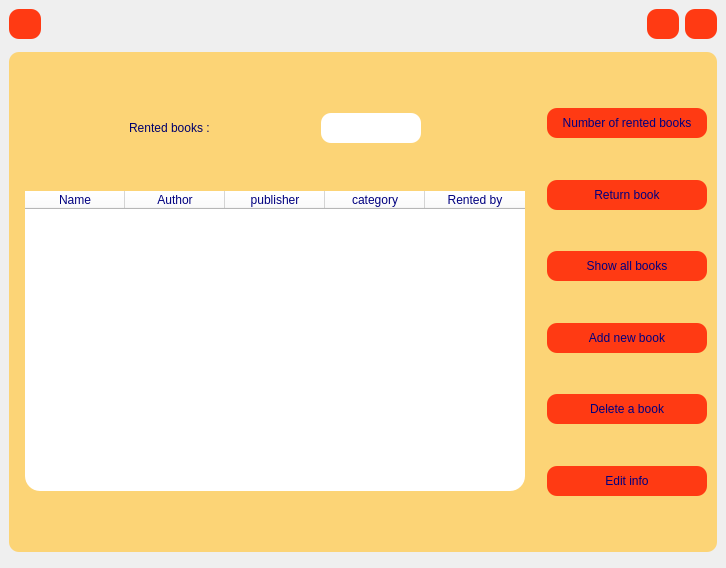
<?xml version="1.0" encoding="UTF-8"?>
<ui version="4.0">
 <class>adminform</class>
 <widget class="QMainWindow" name="adminform">
  <property name="geometry">
   <rect>
    <x>0</x>
    <y>0</y>
    <width>726</width>
    <height>568</height>
   </rect>
  </property>
  <property name="windowTitle">
   <string>MainWindow</string>
  </property>
  <property name="styleSheet">
   <string notr="true">#adminform
{
border-image :  url(:/images/images/2995229_orig.jpg)
}
QPushButton
{
background-color:rgb(255, 58, 19);
border-radius : 10px;
}
QPushButton:hover{
background-color: rgb(249, 255, 198);
}</string>
  </property>
  <widget class="QWidget" name="centralwidget">
   <layout class="QVBoxLayout" name="verticalLayout_2">
    <item>
     <layout class="QHBoxLayout" name="horizontalLayout">
      <property name="topMargin">
       <number>0</number>
      </property>
      <item>
       <widget class="QPushButton" name="back">
        <property name="minimumSize">
         <size>
          <width>30</width>
          <height>30</height>
         </size>
        </property>
        <property name="cursor">
         <cursorShape>PointingHandCursor</cursorShape>
        </property>
        <property name="toolTip">
         <string>back</string>
        </property>
        <property name="text">
         <string/>
        </property>
        <property name="icon">
         <iconset resource="rec.qrc">
          <normaloff>:/images/images/return.png</normaloff>:/images/images/return.png</iconset>
        </property>
        <property name="iconSize">
         <size>
          <width>16</width>
          <height>16</height>
         </size>
        </property>
       </widget>
      </item>
      <item>
       <spacer name="horizontalSpacer">
        <property name="orientation">
         <enum>Qt::Horizontal</enum>
        </property>
        <property name="sizeHint" stdset="0">
         <size>
          <width>40</width>
          <height>20</height>
         </size>
        </property>
       </spacer>
      </item>
      <item>
       <widget class="QPushButton" name="pushButton_2">
        <property name="minimumSize">
         <size>
          <width>30</width>
          <height>30</height>
         </size>
        </property>
        <property name="cursor">
         <cursorShape>PointingHandCursor</cursorShape>
        </property>
        <property name="text">
         <string/>
        </property>
        <property name="icon">
         <iconset resource="rec.qrc">
          <normaloff>:/icones/images/786263.png</normaloff>:/icones/images/786263.png</iconset>
        </property>
        <property name="iconSize">
         <size>
          <width>30</width>
          <height>30</height>
         </size>
        </property>
       </widget>
      </item>
      <item>
       <widget class="QPushButton" name="close">
        <property name="minimumSize">
         <size>
          <width>30</width>
          <height>30</height>
         </size>
        </property>
        <property name="cursor">
         <cursorShape>PointingHandCursor</cursorShape>
        </property>
        <property name="toolTip">
         <string>close</string>
        </property>
        <property name="text">
         <string/>
        </property>
        <property name="icon">
         <iconset resource="rec.qrc">
          <normaloff>:/icones/images/delete-sign.png</normaloff>:/icones/images/delete-sign.png</iconset>
        </property>
        <property name="iconSize">
         <size>
          <width>30</width>
          <height>30</height>
         </size>
        </property>
       </widget>
      </item>
     </layout>
    </item>
    <item>
     <spacer name="verticalSpacer_2">
      <property name="orientation">
       <enum>Qt::Vertical</enum>
      </property>
      <property name="sizeHint" stdset="0">
       <size>
        <width>20</width>
        <height>40</height>
       </size>
      </property>
     </spacer>
    </item>
    <item>
     <widget class="QWidget" name="horizontalWidget_2" native="true">
      <property name="styleSheet">
       <string notr="true">QWidget{
color:rgb(0, 0, 127);
background-color: rgba(255, 205, 88,0.8);
border-radius : 10px;

}
QLineEdit
{
background-color: white;
border-radius : 10px;
}

QPushButton
{
background-color:rgb(255, 58, 19);
border-radius : 10px;
}
QPushButton:hover{
background-color:  rgb(139, 193, 14);
}
QLabel
{
background-color: rgba(255, 205, 88,0.3);
color:rgb(0, 0, 107);
}
</string>
      </property>
      <layout class="QHBoxLayout" name="horizontalLayout_3">
       <property name="topMargin">
        <number>20</number>
       </property>
       <property name="bottomMargin">
        <number>20</number>
       </property>
       <item>
        <spacer name="horizontalSpacer_3">
         <property name="orientation">
          <enum>Qt::Horizontal</enum>
         </property>
         <property name="sizeHint" stdset="0">
          <size>
           <width>40</width>
           <height>20</height>
          </size>
         </property>
        </spacer>
       </item>
       <item>
        <layout class="QVBoxLayout" name="vl">
         <property name="rightMargin">
          <number>0</number>
         </property>
         <item>
          <spacer name="verticalSpacer_12">
           <property name="orientation">
            <enum>Qt::Vertical</enum>
           </property>
           <property name="sizeHint" stdset="0">
            <size>
             <width>20</width>
             <height>10</height>
            </size>
           </property>
          </spacer>
         </item>
         <item>
          <layout class="QHBoxLayout" name="horizontalLayout_7">
           <property name="topMargin">
            <number>0</number>
           </property>
           <item>
            <spacer name="horizontalSpacer_5">
             <property name="orientation">
              <enum>Qt::Horizontal</enum>
             </property>
             <property name="sizeHint" stdset="0">
              <size>
               <width>40</width>
               <height>20</height>
              </size>
             </property>
            </spacer>
           </item>
           <item>
            <widget class="QLabel" name="label">
             <property name="styleSheet">
              <string notr="true">background-color: rgba(255, 205, 88,0.0);
</string>
             </property>
             <property name="text">
              <string>Rented books :</string>
             </property>
            </widget>
           </item>
           <item>
            <spacer name="horizontalSpacer_9">
             <property name="orientation">
              <enum>Qt::Horizontal</enum>
             </property>
             <property name="sizeHint" stdset="0">
              <size>
               <width>40</width>
               <height>20</height>
              </size>
             </property>
            </spacer>
           </item>
           <item>
            <widget class="QTextBrowser" name="rentbook">
             <property name="sizePolicy">
              <sizepolicy hsizetype="Minimum" vsizetype="Fixed">
               <horstretch>0</horstretch>
               <verstretch>0</verstretch>
              </sizepolicy>
             </property>
             <property name="minimumSize">
              <size>
               <width>50</width>
               <height>5</height>
              </size>
             </property>
             <property name="maximumSize">
              <size>
               <width>100</width>
               <height>30</height>
              </size>
             </property>
             <property name="styleSheet">
              <string notr="true">background-color:white;</string>
             </property>
            </widget>
           </item>
           <item>
            <spacer name="horizontalSpacer_7">
             <property name="orientation">
              <enum>Qt::Horizontal</enum>
             </property>
             <property name="sizeHint" stdset="0">
              <size>
               <width>40</width>
               <height>20</height>
              </size>
             </property>
            </spacer>
           </item>
          </layout>
         </item>
         <item>
          <spacer name="verticalSpacer_8">
           <property name="orientation">
            <enum>Qt::Vertical</enum>
           </property>
           <property name="sizeHint" stdset="0">
            <size>
             <width>20</width>
             <height>30</height>
            </size>
           </property>
          </spacer>
         </item>
         <item>
          <widget class="QTableWidget" name="table">
           <property name="sizePolicy">
            <sizepolicy hsizetype="Minimum" vsizetype="Fixed">
             <horstretch>0</horstretch>
             <verstretch>0</verstretch>
            </sizepolicy>
           </property>
           <property name="minimumSize">
            <size>
             <width>500</width>
             <height>300</height>
            </size>
           </property>
           <property name="styleSheet">
            <string notr="true">background-color:white;
border-radius : 15px;</string>
           </property>
           <column>
            <property name="text">
             <string>Name</string>
            </property>
           </column>
           <column>
            <property name="text">
             <string>Author</string>
            </property>
           </column>
           <column>
            <property name="text">
             <string>publisher</string>
            </property>
           </column>
           <column>
            <property name="text">
             <string>category</string>
            </property>
           </column>
           <column>
            <property name="text">
             <string>Rented by</string>
            </property>
           </column>
          </widget>
         </item>
         <item>
          <spacer name="verticalSpacer_11">
           <property name="orientation">
            <enum>Qt::Vertical</enum>
           </property>
           <property name="sizeHint" stdset="0">
            <size>
             <width>20</width>
             <height>40</height>
            </size>
           </property>
          </spacer>
         </item>
        </layout>
       </item>
       <item>
        <spacer name="horizontalSpacer_8">
         <property name="orientation">
          <enum>Qt::Horizontal</enum>
         </property>
         <property name="sizeHint" stdset="0">
          <size>
           <width>40</width>
           <height>20</height>
          </size>
         </property>
        </spacer>
       </item>
       <item>
        <widget class="QWidget" name="v3" native="true">
         <property name="sizePolicy">
          <sizepolicy hsizetype="Minimum" vsizetype="Fixed">
           <horstretch>0</horstretch>
           <verstretch>0</verstretch>
          </sizepolicy>
         </property>
         <property name="minimumSize">
          <size>
           <width>170</width>
           <height>170</height>
          </size>
         </property>
         <property name="maximumSize">
          <size>
           <width>200</width>
           <height>16777215</height>
          </size>
         </property>
         <property name="styleSheet">
          <string notr="true">QWidget{
color:rgb(0, 0, 127);
background-color: rgba(255, 205, 88,0);
border-radius : 10px;

}
QLineEdit
{
background-color: white;
border-radius : 10px;
}

QPushButton
{
background-color:rgb(255, 58, 19);
border-radius : 10px;
}
QPushButton:hover{
background-color:  rgb(139, 193, 14);
}
QLabel
{
background-color: rgba(255, 205, 88,0.3);
color:rgb(0, 0, 107);
}
</string>
         </property>
         <layout class="QVBoxLayout" name="verticalLayout_3">
          <property name="topMargin">
           <number>1</number>
          </property>
          <property name="rightMargin">
           <number>1</number>
          </property>
          <property name="bottomMargin">
           <number>1</number>
          </property>
          <item>
           <spacer name="verticalSpacer_3">
            <property name="orientation">
             <enum>Qt::Vertical</enum>
            </property>
            <property name="sizeHint" stdset="0">
             <size>
              <width>20</width>
              <height>40</height>
             </size>
            </property>
           </spacer>
          </item>
          <item>
           <widget class="QPushButton" name="number">
            <property name="minimumSize">
             <size>
              <width>160</width>
              <height>30</height>
             </size>
            </property>
            <property name="text">
             <string>Number of rented books</string>
            </property>
           </widget>
          </item>
          <item>
           <spacer name="verticalSpacer_10">
            <property name="orientation">
             <enum>Qt::Vertical</enum>
            </property>
            <property name="sizeHint" stdset="0">
             <size>
              <width>20</width>
              <height>40</height>
             </size>
            </property>
           </spacer>
          </item>
          <item>
           <widget class="QPushButton" name="returnbook">
            <property name="minimumSize">
             <size>
              <width>160</width>
              <height>30</height>
             </size>
            </property>
            <property name="text">
             <string>Return book</string>
            </property>
           </widget>
          </item>
          <item>
           <spacer name="verticalSpacer_9">
            <property name="orientation">
             <enum>Qt::Vertical</enum>
            </property>
            <property name="sizeHint" stdset="0">
             <size>
              <width>20</width>
              <height>40</height>
             </size>
            </property>
           </spacer>
          </item>
          <item>
           <layout class="QHBoxLayout" name="horizontalLayout_2">
            <property name="topMargin">
             <number>0</number>
            </property>
            <item>
             <widget class="QPushButton" name="showall">
              <property name="minimumSize">
               <size>
                <width>160</width>
                <height>30</height>
               </size>
              </property>
              <property name="cursor">
               <cursorShape>PointingHandCursor</cursorShape>
              </property>
              <property name="toolTip">
               <string>click to show</string>
              </property>
              <property name="text">
               <string>Show all books</string>
              </property>
             </widget>
            </item>
           </layout>
          </item>
          <item>
           <spacer name="verticalSpacer_7">
            <property name="orientation">
             <enum>Qt::Vertical</enum>
            </property>
            <property name="sizeHint" stdset="0">
             <size>
              <width>20</width>
              <height>40</height>
             </size>
            </property>
           </spacer>
          </item>
          <item>
           <layout class="QHBoxLayout" name="horizontalLayout_4">
            <property name="topMargin">
             <number>0</number>
            </property>
            <item>
             <widget class="QPushButton" name="add">
              <property name="minimumSize">
               <size>
                <width>160</width>
                <height>30</height>
               </size>
              </property>
              <property name="cursor">
               <cursorShape>PointingHandCursor</cursorShape>
              </property>
              <property name="toolTip">
               <string>click to add</string>
              </property>
              <property name="text">
               <string>Add new book</string>
              </property>
             </widget>
            </item>
           </layout>
          </item>
          <item>
           <spacer name="verticalSpacer_4">
            <property name="orientation">
             <enum>Qt::Vertical</enum>
            </property>
            <property name="sizeHint" stdset="0">
             <size>
              <width>20</width>
              <height>40</height>
             </size>
            </property>
           </spacer>
          </item>
          <item>
           <layout class="QHBoxLayout" name="horizontalLayout_5">
            <property name="topMargin">
             <number>0</number>
            </property>
            <item>
             <widget class="QPushButton" name="delete_2">
              <property name="minimumSize">
               <size>
                <width>160</width>
                <height>30</height>
               </size>
              </property>
              <property name="cursor">
               <cursorShape>PointingHandCursor</cursorShape>
              </property>
              <property name="toolTip">
               <string>click to delete</string>
              </property>
              <property name="text">
               <string>Delete a book</string>
              </property>
             </widget>
            </item>
           </layout>
          </item>
          <item>
           <spacer name="verticalSpacer_5">
            <property name="orientation">
             <enum>Qt::Vertical</enum>
            </property>
            <property name="sizeHint" stdset="0">
             <size>
              <width>20</width>
              <height>40</height>
             </size>
            </property>
           </spacer>
          </item>
          <item>
           <layout class="QHBoxLayout" name="horizontalLayout_6">
            <property name="topMargin">
             <number>0</number>
            </property>
            <item>
             <widget class="QPushButton" name="edit">
              <property name="minimumSize">
               <size>
                <width>160</width>
                <height>30</height>
               </size>
              </property>
              <property name="cursor">
               <cursorShape>PointingHandCursor</cursorShape>
              </property>
              <property name="toolTip">
               <string>click to edit</string>
              </property>
              <property name="text">
               <string>Edit info</string>
              </property>
             </widget>
            </item>
           </layout>
          </item>
          <item>
           <spacer name="verticalSpacer_6">
            <property name="orientation">
             <enum>Qt::Vertical</enum>
            </property>
            <property name="sizeHint" stdset="0">
             <size>
              <width>20</width>
              <height>40</height>
             </size>
            </property>
           </spacer>
          </item>
         </layout>
        </widget>
       </item>
      </layout>
     </widget>
    </item>
    <item>
     <spacer name="verticalSpacer">
      <property name="orientation">
       <enum>Qt::Vertical</enum>
      </property>
      <property name="sizeHint" stdset="0">
       <size>
        <width>20</width>
        <height>40</height>
       </size>
      </property>
     </spacer>
    </item>
   </layout>
  </widget>
 </widget>
 <resources>
  <include location="rec.qrc"/>
 </resources>
 <connections>
  <connection>
   <sender>close</sender>
   <signal>clicked()</signal>
   <receiver>adminform</receiver>
   <slot>close()</slot>
   <hints>
    <hint type="sourcelabel">
     <x>692</x>
     <y>30</y>
    </hint>
    <hint type="destinationlabel">
     <x>716</x>
     <y>42</y>
    </hint>
   </hints>
  </connection>
  <connection>
   <sender>showall</sender>
   <signal>clicked()</signal>
   <receiver>table</receiver>
   <slot>show()</slot>
   <hints>
    <hint type="sourcelabel">
     <x>705</x>
     <y>279</y>
    </hint>
    <hint type="destinationlabel">
     <x>506</x>
     <y>267</y>
    </hint>
   </hints>
  </connection>
  <connection>
   <sender>number</sender>
   <signal>clicked()</signal>
   <receiver>rentbook</receiver>
   <slot>show()</slot>
   <hints>
    <hint type="sourcelabel">
     <x>577</x>
     <y>124</y>
    </hint>
    <hint type="destinationlabel">
     <x>398</x>
     <y>139</y>
    </hint>
   </hints>
  </connection>
  <connection>
   <sender>number</sender>
   <signal>clicked()</signal>
   <receiver>label</receiver>
   <slot>show()</slot>
   <hints>
    <hint type="sourcelabel">
     <x>664</x>
     <y>126</y>
    </hint>
    <hint type="destinationlabel">
     <x>166</x>
     <y>133</y>
    </hint>
   </hints>
  </connection>
  <connection>
   <sender>pushButton_2</sender>
   <signal>clicked()</signal>
   <receiver>adminform</receiver>
   <slot>showMinimized()</slot>
   <hints>
    <hint type="sourcelabel">
     <x>650</x>
     <y>28</y>
    </hint>
    <hint type="destinationlabel">
     <x>620</x>
     <y>30</y>
    </hint>
   </hints>
  </connection>
 </connections>
</ui>
